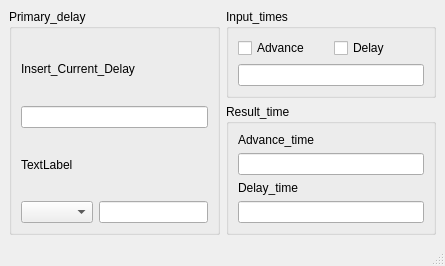
<?xml version="1.0" encoding="UTF-8"?>
<ui version="4.0">
 <class>MainWindow</class>
 <widget class="QMainWindow" name="MainWindow">
  <property name="geometry">
   <rect>
    <x>0</x>
    <y>0</y>
    <width>445</width>
    <height>262</height>
   </rect>
  </property>
  <property name="windowTitle">
   <string>MainWindow</string>
  </property>
  <widget class="QWidget" name="centralwidget">
   <layout class="QGridLayout" name="gridLayout_3">
    <item row="0" column="0">
     <layout class="QHBoxLayout" name="horizontalLayout_2">
      <item>
       <widget class="QGroupBox" name="groupBox">
        <property name="title">
         <string>Primary_delay</string>
        </property>
        <layout class="QGridLayout" name="gridLayout">
         <item row="2" column="0">
          <widget class="QLabel" name="label_2">
           <property name="text">
            <string>TextLabel</string>
           </property>
          </widget>
         </item>
         <item row="0" column="0">
          <widget class="QLabel" name="label">
           <property name="text">
            <string>Insert_Current_Delay</string>
           </property>
          </widget>
         </item>
         <item row="1" column="0">
          <widget class="QLineEdit" name="lineEdit"/>
         </item>
         <item row="3" column="0">
          <layout class="QHBoxLayout" name="horizontalLayout_3" stretch="1,3">
           <property name="spacing">
            <number>6</number>
           </property>
           <property name="sizeConstraint">
            <enum>QLayout::SetDefaultConstraint</enum>
           </property>
           <item>
            <widget class="QComboBox" name="comboBox"/>
           </item>
           <item>
            <widget class="QLineEdit" name="lineEdit_3"/>
           </item>
          </layout>
         </item>
        </layout>
       </widget>
      </item>
      <item>
       <layout class="QVBoxLayout" name="verticalLayout_3">
        <item>
         <widget class="QGroupBox" name="groupBox_2">
          <property name="title">
           <string>Input_times</string>
          </property>
          <layout class="QGridLayout" name="gridLayout_4">
           <item row="0" column="0">
            <layout class="QVBoxLayout" name="verticalLayout">
             <item>
              <layout class="QHBoxLayout" name="horizontalLayout">
               <item>
                <widget class="QCheckBox" name="checkBox">
                 <property name="text">
                  <string>Advance</string>
                 </property>
                </widget>
               </item>
               <item>
                <widget class="QCheckBox" name="checkBox_2">
                 <property name="text">
                  <string>Delay</string>
                 </property>
                </widget>
               </item>
              </layout>
             </item>
             <item>
              <widget class="QLineEdit" name="lineEdit_2"/>
             </item>
            </layout>
           </item>
          </layout>
         </widget>
        </item>
        <item>
         <widget class="QGroupBox" name="groupBox_3">
          <property name="title">
           <string>Result_time</string>
          </property>
          <layout class="QGridLayout" name="gridLayout_2">
           <item row="0" column="0">
            <layout class="QVBoxLayout" name="verticalLayout_2">
             <item>
              <widget class="QLabel" name="label_3">
               <property name="text">
                <string>Advance_time</string>
               </property>
              </widget>
             </item>
             <item>
              <widget class="QLineEdit" name="lineEdit_4"/>
             </item>
             <item>
              <widget class="QLabel" name="label_4">
               <property name="text">
                <string>Delay_time</string>
               </property>
              </widget>
             </item>
             <item>
              <widget class="QLineEdit" name="lineEdit_5"/>
             </item>
            </layout>
           </item>
          </layout>
         </widget>
        </item>
       </layout>
      </item>
     </layout>
    </item>
   </layout>
  </widget>
  <widget class="QMenuBar" name="menubar">
   <property name="geometry">
    <rect>
     <x>0</x>
     <y>0</y>
     <width>445</width>
     <height>22</height>
    </rect>
   </property>
  </widget>
  <widget class="QStatusBar" name="statusbar"/>
 </widget>
 <resources/>
 <connections/>
</ui>
